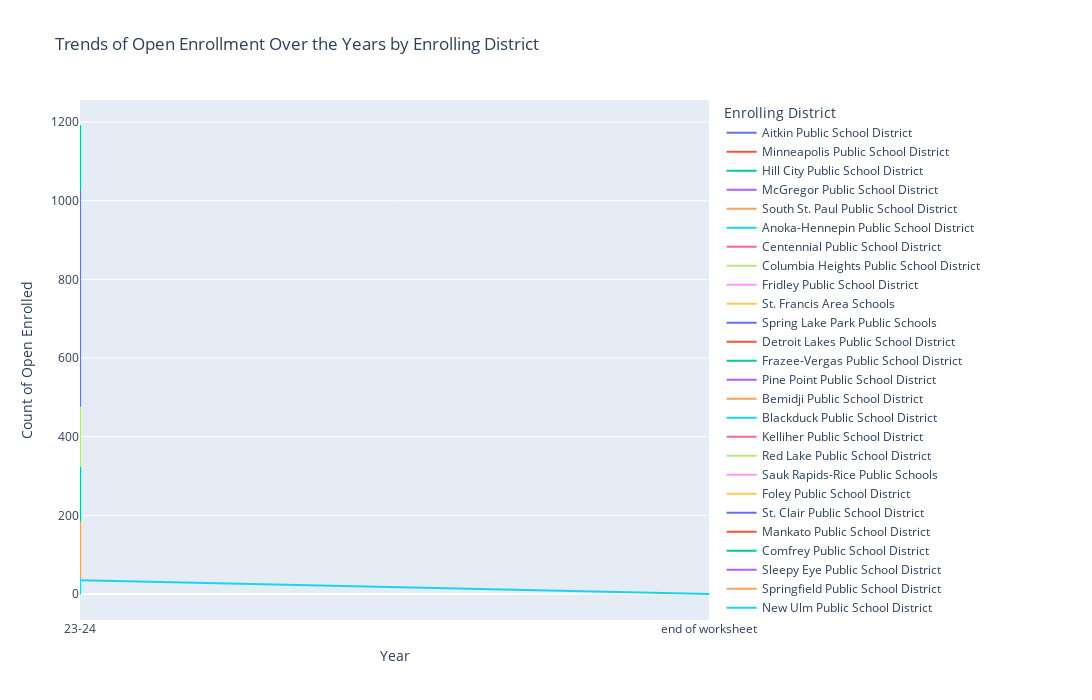

The notebook cell this image was saved under:
### Code cell
# Trends Over Years
fig4 = px.line(df, x='Year', y='Count of Open Enrolled', color='Enrolling District',
               title='Trends of Open Enrollment Over the Years by Enrolling District',
               width=1200, height=700)
fig4.show()
